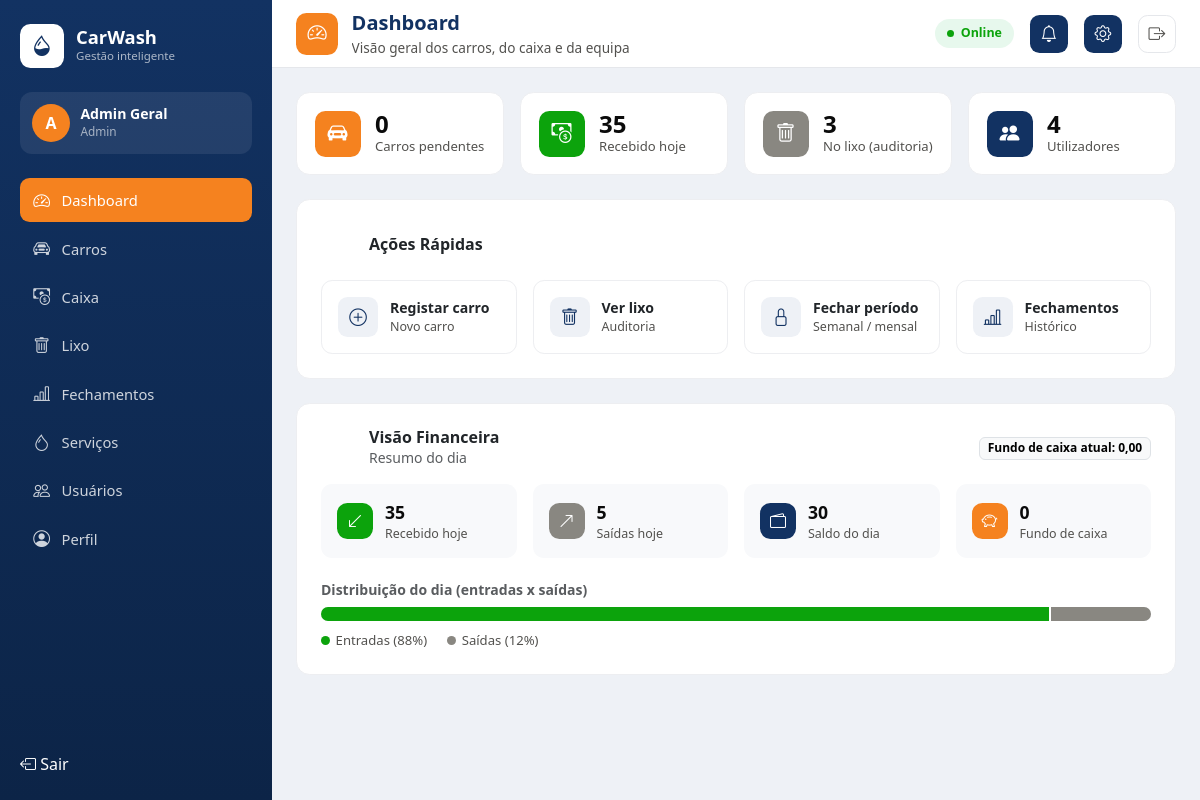
Page /painel-admin/ (signed in) on the committed database.
### accounts/models.py (models this page shows)
class User(AbstractUser):
    class Role(models.TextChoices):
        SEGURANCA = 'seguranca', 'Segurança'
        TESOUREIRA = 'tesoureira', 'Tesoureira'
        ADMIN = 'admin', 'Admin'
    role = models.CharField(max_length=20, choices=Role.choices)
    def is_seguranca(self):
        return self.role == self.Role.SEGURANCA
    def is_tesoureira(self):
        return self.role == self.Role.TESOUREIRA
    def is_admin_role(self):
        return self.role == self.Role.ADMIN or self.is_superuser

### cashbox/models.py (models this page shows, shortened)
class CashClosure(models.Model):
    class PeriodType(models.TextChoices):
        DIARIO = 'diario', 'Diário'
        SEMANAL = 'semanal', 'Semanal'
        MENSAL = 'mensal', 'Mensal'
    period_type = models.CharField(max_length=20, choices=PeriodType.choices)
    date_start = models.DateField()
    date_end = models.DateField()
    total_in = models.DecimalField(max_digits=10, decimal_places=2, default=0)
    total_out = models.DecimalField(max_digits=10, decimal_places=2, default=0)
    balance = models.DecimalField(max_digits=10, decimal_places=2, default=0)
    carried_forward = models.DecimalField(max_digits=10, decimal_places=2, default=0)
    closed_by = models.ForeignKey(settings.AUTH_USER_MODEL, on_delete=models.PROTECT)
    closed_at = models.DateTimeField(auto_now_add=True)
    class Meta:
        ordering = ['-date_end']
        constraints = [
            models.UniqueConstraint(
                fields=['period_type', 'date_start', 'date_end'], name='unique_closure_period'
            )
        ]

### accounts/views.py (the view)
# urls.py: path('painel-admin/', views.admin_dashboard, name='admin_dashboard'),
@role_required('admin')
def admin_dashboard(request):
    today = timezone.localdate()
    pending_count = VehicleEntry.objects.filter(is_trashed=False, status=VehicleEntry.Status.PENDENTE).count()
    trashed_count = VehicleEntry.objects.filter(is_trashed=True).count()
    users_count = User.objects.count()
    total_in, total_out = totals_for_range(today, today)
    total_moved = total_in + total_out
    in_pct = round((total_in / total_moved) * 100) if total_moved else 0
    out_pct = 100 - in_pct if total_moved else 0
    last_closure = CashClosure.objects.order_by('-date_end').first()
    return render(request, 'accounts/admin_dashboard.html', {
        'pending_count': pending_count,
        'trashed_count': trashed_count,
        'users_count': users_count,
        'total_in': total_in,
        'total_out': total_out,
        'balance': total_in - total_out,
        'in_pct': in_pct,
        'out_pct': out_pct,
        'last_closure': last_closure,
    })

### cashbox/services.py (called while the page is built)
def totals_for_range(date_start, date_end):
    total_in = Payment.objects.filter(
        created_at__date__gte=date_start, created_at__date__lte=date_end
    ).aggregate(total=Sum('amount'))['total'] or 0
    total_out = CashMovement.objects.filter(
        created_at__date__gte=date_start, created_at__date__lte=date_end
    ).aggregate(total=Sum('amount'))['total'] or 0
    return total_in, total_out

### templates/accounts/admin_dashboard.html (shortened to what this page needs)
{% extends 'base.html' %}
{% block page_icon %}<div class="cw-topbar-icon"><i class="bi bi-speedometer2"></i></div>{% endblock %}
{% block page_title %}Dashboard{% endblock %}
{% block page_subtitle %}Visão geral dos carros, do caixa e da equipa{% endblock %}
{% block content %}
<div class="row g-3 mb-4">
    <div class="col-6 col-lg-3">
        <div class="cw-stat-tile">
            <div class="cw-stat-icon bg-orange"><i class="bi bi-car-front-fill"></i></div>
            <div>
                <div class="cw-stat-value">{{ pending_count }}</div>
                <div class="cw-stat-label">Carros pendentes</div>
            </div>
        </div>
    </div>
    <div class="col-6 col-lg-3">
        <div class="cw-stat-tile">
            <div class="cw-stat-icon bg-good"><i class="bi bi-cash-coin"></i></div>
            <div>
                <div class="cw-stat-value">{{ total_in }}</div>
                <div class="cw-stat-label">Recebido hoje</div>
            </div>
        </div>
    </div>
    <div class="col-6 col-lg-3">
        <div class="cw-stat-tile">
            <div class="cw-stat-icon bg-muted"><i class="bi bi-trash"></i></div>
            <div>
                <div class="cw-stat-value">{{ trashed_count }}</div>
                <div class="cw-stat-label">No lixo (auditoria)</div>
            </div>
        </div>
    </div>
    <div class="col-6 col-lg-3">
        <div class="cw-stat-tile">
            <div class="cw-stat-icon bg-navy"><i class="bi bi-people-fill"></i></div>
            <div>
                <div class="cw-stat-value">{{ users_count }}</div>
                <div class="cw-stat-label">Utilizadores</div>
            </div>
        </div>
    </div>
</div>
<div class="cw-card p-3 p-md-4 mb-4">
    <div class="d-flex align-items-center gap-2 mb-3">
        <div class="cw-section-icon bg-orange"><i class="bi bi-lightning-charge-fill"></i></div>
        <div>
            <h6 class="mb-0 fw-bold">Ações Rápidas</h6>
        </div>
    </div>
    <div class="row g-3">
        <div class="col-6 col-md-3">
            <a href="{% url 'vehicles:list' %}" class="cw-action-card">
                <div class="cw-action-icon"><i class="bi bi-plus-circle"></i></div>
                <div>
                    <p class="cw-action-title">Registar carro</p>
                    <p class="cw-action-subtitle mb-0">Novo carro</p>
                </div>
            </a>
        </div>
        <div class="col-6 col-md-3">
            <a href="{% url 'vehicles:trash_list' %}" class="cw-action-card">
                <div class="cw-action-icon"><i class="bi bi-trash"></i></div>
                <div>
                    <p class="cw-action-title">Ver lixo</p>
                    <p class="cw-action-subtitle mb-0">Auditoria</p>
                </div>
            </a>
        </div>
        <div class="col-6 col-md-3">
            <a href="{% url 'cashbox:closures' %}" class="cw-action-card">
                <div class="cw-action-icon"><i class="bi bi-lock"></i></div>
                <div>
                    <p class="cw-action-title">Fechar período</p>
                    <p class="cw-action-subtitle mb-0">Semanal / mensal</p>
                </div>
            </a>
        </div>
        <div class="col-6 col-md-3">
            <a href="{% url 'cashbox:closures' %}" class="cw-action-card">
                <div class="cw-action-icon"><i class="bi bi-bar-chart-line"></i></div>
                <div>
                    <p class="cw-action-title">Fechamentos</p>
                    <p class="cw-action-subtitle mb-0">Histórico</p>
                </div>
            </a>
        </div>
    </div>
</div>
<div class="cw-card p-3 p-md-4">
    <div class="d-flex align-items-center justify-content-between mb-3 flex-wrap gap-2">
        <div class="d-flex align-items-center gap-2">
            <div class="cw-section-icon bg-good"><i class="bi bi-graph-up-arrow"></i></div>
            <div>
                <h6 class="mb-0 fw-bold">Visão Financeira</h6>
                <p class="text-muted small mb-0">Resumo do dia</p>
            </div>
        </div>
        {% if last_closure %}
        <span class="badge text-bg-light border">Fundo de caixa atual: {{ last_closure.carried_forward }}</span>
        {% endif %}
    </div>
    <div class="row g-3 mb-4">
        <div class="col-6 col-md-3">
            <div class="cw-finance-box">
                <div class="cw-stat-icon bg-good" style="width:36px;height:36px;font-size:1rem;"><i class="bi bi-arrow-down-left"></i></div>
                <div>
                    <div class="cw-finance-value">{{ total_in }}</div>
                    <div class="cw-finance-label">Recebido hoje</div>
                </div>
            </div>
        </div>
        <div class="col-6 col-md-3">
            <div class="cw-finance-box">
                <div class="cw-stat-icon bg-muted" style="width:36px;height:36px;font-size:1rem;"><i class="bi bi-arrow-up-right"></i></div>
                <div>
                    <div class="cw-finance-value">{{ total_out }}</div>
                    <div class="cw-finance-label">Saídas hoje</div>
                </div>
            </div>
        </div>
        <div class="col-6 col-md-3">
            <div class="cw-finance-box">
                <div class="cw-stat-icon bg-navy" style="width:36px;height:36px;font-size:1rem;"><i class="bi bi-wallet2"></i></div>
                <div>
                    <div class="cw-finance-value">{{ balance }}</div>
                    <div class="cw-finance-label">Saldo do dia</div>
                </div>
            </div>
        </div>
        <div class="col-6 col-md-3">
            <div class="cw-finance-box">
                <div class="cw-stat-icon bg-orange" style="width:36px;height:36px;font-size:1rem;"><i class="bi bi-piggy-bank"></i></div>
                <div>
                    <div class="cw-finance-value">{{ last_closure.carried_forward|default:'0' }}</div>
                    <div class="cw-finance-label">Fundo de caixa</div>
                </div>
            </div>
        </div>
    </div>
    <h6 class="fw-semibold small text-muted mb-2">Distribuição do dia (entradas x saídas)</h6>
    {% if total_in or total_out %}
    <div class="cw-proportion-bar">
        <div class="cw-proportion-seg cw-seg-in" style="width: {{ in_pct }}%;"></div>
        <div class="cw-proportion-seg cw-seg-out" style="width: {{ out_pct }}%;"></div>
    </div>
    <div class="cw-proportion-legend">
        <span><span class="dot in"></span>Entradas ({{ in_pct }}%)</span>
        <span><span class="dot out"></span>Saídas ({{ out_pct }}%)</span>
    </div>
    {% else %}
    <p class="text-muted small mb-0">Ainda sem movimentos hoje.</p>
    {% endif %}
</div>
{% endblock %}

### templates/partials/sidebar_content.html (shortened to what this page needs)
{% load static %}
<div class="cw-sidebar-brand">
    <div class="cw-sidebar-logo"><i class="bi bi-droplet-half"></i></div>
    <div>
        <div class="cw-sidebar-brand-name">CarWash</div>
        <div class="cw-sidebar-brand-tagline">Gestão inteligente</div>
    </div>
</div>
<div class="cw-sidebar-user">
    <div class="cw-sidebar-user-avatar">{{ user.username|slice:':1'|upper }}</div>
    <div class="min-w-0">
        <div class="cw-sidebar-user-name">{{ user.get_full_name|default:user.username }}</div>
        <div class="cw-sidebar-user-role">{{ user.get_role_display }}</div>
    </div>
</div>
<nav class="cw-sidebar-nav nav flex-column">
    {% if user.is_admin_role %}
    <a class="nav-link {% if request.resolver_match.url_name == 'admin_dashboard' %}active{% endif %}"
       href="{% url 'admin_dashboard' %}"><i class="bi bi-speedometer2"></i> Dashboard</a>
    {% endif %}
    {% if user.is_seguranca or user.is_admin_role %}
    <a class="nav-link {% if request.resolver_match.app_name == 'vehicles' and request.resolver_match.url_name != 'trash_list' and request.resolver_match.url_name != 'home' %}active{% endif %}"
       href="{% url 'vehicles:list' %}"><i class="bi bi-car-front"></i> {% if user.is_seguranca %}Registros{% else %}Carros{% endif %}</a>
    {% endif %}
    {% if user.is_tesoureira or user.is_admin_role %}
    <a class="nav-link "
       href="{% url 'cashbox:dashboard' %}"><i class="bi bi-cash-coin"></i> Caixa</a>
    {% endif %}
    {% if user.is_admin_role %}
    <a class="nav-link {% if request.resolver_match.url_name == 'trash_list' %}active{% endif %}"
       href="{% url 'vehicles:trash_list' %}"><i class="bi bi-trash"></i> Lixo</a>
    <a class="nav-link {% if request.resolver_match.url_name == 'closures' or request.resolver_match.url_name == 'period_closure_create' %}active{% endif %}"
       href="{% url 'cashbox:closures' %}"><i class="bi bi-bar-chart-line"></i> Fechamentos</a>
    <a class="nav-link {% if request.resolver_match.app_name == 'services' %}active{% endif %}"
       href="{% url 'services:list' %}"><i class="bi bi-droplet"></i> Serviços</a>
    <a class="nav-link {% if request.resolver_match.url_name == 'user_list' %}active{% endif %}"
       href="{% url 'user_list' %}"><i class="bi bi-people"></i> Usuários</a>
    {% endif %}
    <a class="nav-link {% if request.resolver_match.url_name == 'profile' %}active{% endif %}"
       href="{% url 'profile' %}"><i class="bi bi-person-circle"></i> Perfil</a>
</nav>
<div class="mt-auto pt-3">
    <form method="post" action="{% url 'logout' %}">
        <button class="nav-link border-0 bg-transparent w-100 text-start" type="submit">
            <i class="bi bi-box-arrow-left"></i> Sair
        </button>
    </form>
</div>

### rows in the picture
User: username "A", get_full_name "Admin Geral", role "Admin"
CashClosure: carried_forward "0,00", carried_forward "0"

### other values in the picture
{{ pending_count }} "0"
{{ total_in }} "35"
{{ trashed_count }} "3"
{{ users_count }} "4"
{{ total_out }} "5"
{{ balance }} "30"
{{ in_pct }} "88"
{{ out_pct }} "12"
